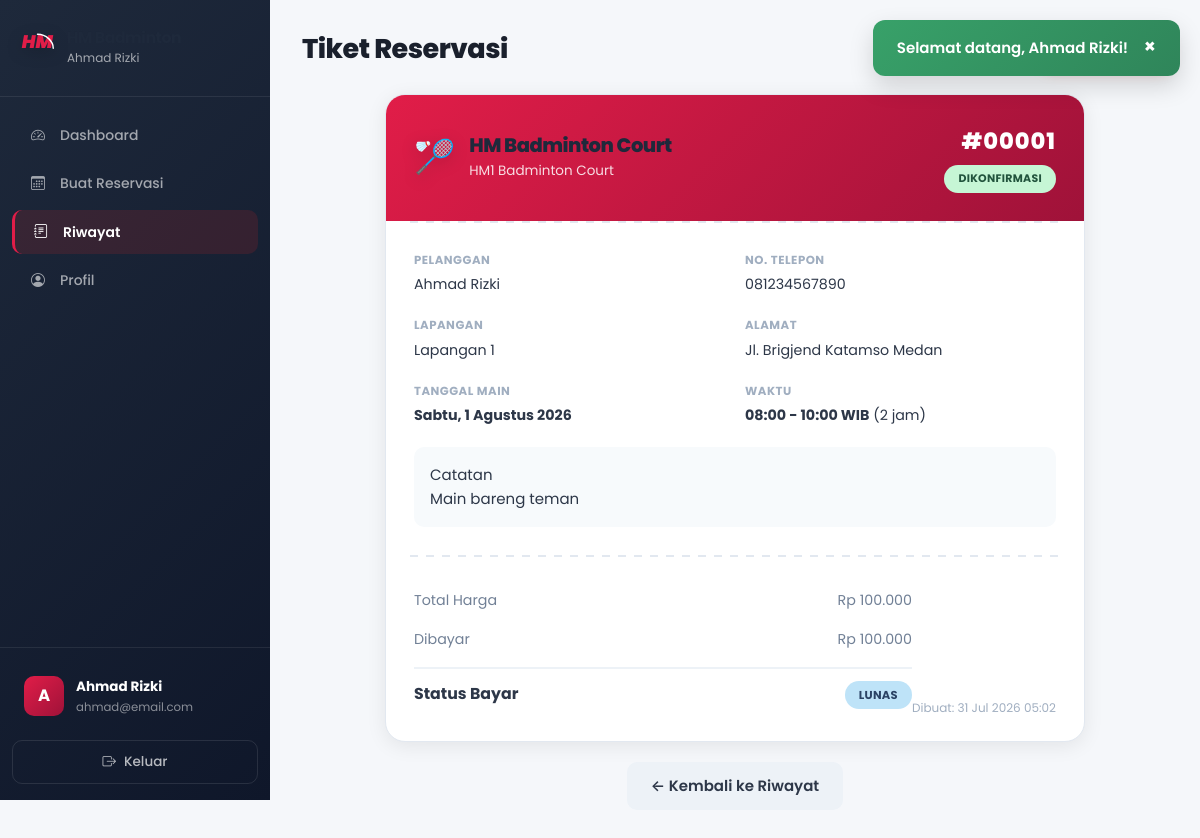
/pelanggan/tiket.php?id=1 (signed in), run on the app's committed database.
### tables this page shows
CREATE TABLE IF NOT EXISTS reservasi (
    id INT AUTO_INCREMENT PRIMARY KEY,
    user_id INT NOT NULL COMMENT 'ID pelanggan pemesan',
    lapangan_id INT NOT NULL COMMENT 'ID lapangan yang dipesan',
    tanggal DATE NOT NULL COMMENT 'Tanggal main',
    waktu_mulai TIME NOT NULL COMMENT 'Jam mulai bermain',
    waktu_selesai TIME NOT NULL COMMENT 'Jam selesai bermain',
    durasi_jam INT NOT NULL COMMENT 'Lama sewa dalam jam',
    total_harga INT NOT NULL COMMENT 'Total biaya',
    catatan TEXT COMMENT 'Catatan tambahan dari pelanggan',
    status ENUM('pending', 'confirmed', 'cancelled', 'completed') DEFAULT 'pending' 
        COMMENT 'pending=menunggu, confirmed=dikonfirmasi, cancelled=dibatalkan, completed=selesai',
    payment_status ENUM('unpaid', 'dp_paid', 'paid') DEFAULT 'unpaid'
        COMMENT 'Status pembayaran',
    total_dibayar INT DEFAULT 0 COMMENT 'Total yang sudah dibayar',
    created_at TIMESTAMP DEFAULT CURRENT_TIMESTAMP,
    updated_at TIMESTAMP DEFAULT CURRENT_TIMESTAMP ON UPDATE CURRENT_TIMESTAMP,
    
    FOREIGN KEY (user_id) REFERENCES users(id) ON DELETE CASCADE,
    FOREIGN KEY (lapangan_id) REFERENCES lapangan(id) ON DELETE CASCADE,
    
    INDEX idx_tanggal (tanggal),
    INDEX idx_status (status),
    INDEX idx_payment_status (payment_status),
    INDEX idx_user (user_id),
    INDEX idx_lapangan_tanggal (lapangan_id, tanggal)
);

CREATE TABLE IF NOT EXISTS cabang (
    id INT AUTO_INCREMENT PRIMARY KEY,
    nama VARCHAR(100) NOT NULL COMMENT 'Nama cabang',
    alamat VARCHAR(255) NOT NULL COMMENT 'Alamat lengkap cabang',
    jumlah_lapangan INT NOT NULL DEFAULT 0 COMMENT 'Jumlah lapangan di cabang',
    no_telepon VARCHAR(20) DEFAULT NULL COMMENT 'Nomor telepon cabang',
    created_at TIMESTAMP DEFAULT CURRENT_TIMESTAMP,
    
    INDEX idx_nama (nama)
);

CREATE TABLE IF NOT EXISTS users (
    id INT AUTO_INCREMENT PRIMARY KEY,
    nama VARCHAR(100) NOT NULL COMMENT 'Nama lengkap',
    email VARCHAR(100) UNIQUE NOT NULL COMMENT 'Email untuk login',
    password VARCHAR(255) NOT NULL COMMENT 'Password terenkripsi bcrypt',
    no_telepon VARCHAR(20) NOT NULL COMMENT 'Nomor WhatsApp/telepon',
    role ENUM('user', 'admin', 'owner') DEFAULT 'user' COMMENT 'user=pelanggan, admin=admin cabang, owner=pemilik',
    cabang_id INT DEFAULT NULL COMMENT 'Cabang yang dikelola (khusus admin)',
    is_active TINYINT(1) DEFAULT 1 COMMENT '1=aktif, 0=nonaktif',
    foto VARCHAR(255) DEFAULT NULL COMMENT 'Path foto profil',
    created_at TIMESTAMP DEFAULT CURRENT_TIMESTAMP COMMENT 'Tanggal registrasi',
    
    INDEX idx_email (email),
    INDEX idx_role (role)
);

CREATE TABLE IF NOT EXISTS lapangan (
    id INT AUTO_INCREMENT PRIMARY KEY,
    cabang_id INT NOT NULL COMMENT 'ID cabang pemilik lapangan',
    nama VARCHAR(50) NOT NULL COMMENT 'Nama lapangan (Lapangan 1, 2, dst)',
    tipe ENUM('indoor', 'outdoor') DEFAULT 'indoor' COMMENT 'Tipe lapangan',
    status ENUM('tersedia', 'perawatan', 'tidak_aktif') DEFAULT 'tersedia' COMMENT 'Status ketersediaan',
    
    FOREIGN KEY (cabang_id) REFERENCES cabang(id) ON DELETE CASCADE,
    INDEX idx_cabang (cabang_id),
    INDEX idx_status (status)
);

### config/functions.php (called while the page is built, shortened)
<?php
function getReservasiById($id) {
    $db = getDB();
    $stmt = $db->prepare("SELECT r.*, l.nama as lapangan_nama, l.cabang_id, c.nama as cabang_nama, c.alamat, u.nama as user_nama, u.no_telepon as user_telepon, u.email as user_email
        FROM reservasi r
        JOIN lapangan l ON r.lapangan_id = l.id
        JOIN cabang c ON l.cabang_id = c.id
        JOIN users u ON r.user_id = u.id
        WHERE r.id = ?");
    $stmt->execute([$id]);
    return $stmt->fetch();
}
function getStatusLabel($status) {
    $labels = [
        'pending' => 'Menunggu',
        'confirmed' => 'Dikonfirmasi',
        'cancelled' => 'Dibatalkan',
        'completed' => 'Selesai'
    ];
    return $labels[$status] ?? ucfirst($status);
}
function getStatusBadgeClass($status) {
    return 'badge-' . $status;
}
function getPaymentStatusLabel($status) {
    $labels = [
        'unpaid' => 'Belum Bayar',
        'dp_paid' => 'DP Dibayar',
        'paid' => 'Lunas'
    ];
    return $labels[$status] ?? ucfirst($status);
}
function getPaymentStatusBadgeClass($status) {
    $classes = [
        'unpaid' => 'badge-pending',
        'dp_paid' => 'badge-confirmed',
        'paid' => 'badge-completed'
    ];
    return $classes[$status] ?? 'badge-pending';
}
function formatRupiah($angka) {
    return 'Rp ' . number_format($angka, 0, ',', '.');
}
function formatTanggal($tanggal) {
    $bulan = ['','Januari','Februari','Maret','April','Mei','Juni','Juli','Agustus','September','Oktober','November','Desember'];
    $t = explode('-', substr($tanggal, 0, 10));
    return (int)$t[2] . ' ' . $bulan[(int)$t[1]] . ' ' . $t[0];
}
function getHariIndo($tanggal) {
    $hari = ['Minggu','Senin','Selasa','Rabu','Kamis','Jumat','Sabtu'];
    return $hari[date('w', strtotime($tanggal))];
}
?>

### pelanggan/tiket.php (the view, shortened to what this page needs)
<?php
$id = filter_input(INPUT_GET, 'id', FILTER_VALIDATE_INT);
$reservasi = getReservasiById($id);
require_once __DIR__ . '/../includes/header.php';
?>
<div class="dashboard-layout">
    <?php require_once __DIR__ . '/../includes/sidebar_pelanggan.php'; ?>
    <main class="main-content">
        <header class="page-header">
            <h1>Tiket Reservasi</h1>
            <button onclick="window.print()" class="btn btn-primary btn-sm no-print">🖨️ Cetak Tiket</button>
        </header>
        <div class="ticket-container">
            <div class="ticket-card">
                <div class="ticket-header">
                    <div class="ticket-brand">
                        <span class="brand-icon">🏸</span>
                        <div>
                            <h2>HM Badminton Court</h2>
                            <p><?php echo htmlspecialchars($reservasi['cabang_nama']); ?></p>
                        </div>
                    </div>
                    <div class="ticket-id">
                        <span class="ticket-number">#<?php echo str_pad($reservasi['id'], 5, '0', STR_PAD_LEFT); ?></span>
                        <span class="badge <?php echo getStatusBadgeClass($reservasi['status']); ?>"><?php echo getStatusLabel($reservasi['status']); ?></span>
                    </div>
                </div>
                <div class="ticket-divider"></div>
                <div class="ticket-body">
                    <div class="ticket-detail-grid">
                        <div class="ticket-detail">
                            <label>Pelanggan</label>
                            <p><?php echo htmlspecialchars($reservasi['user_nama']); ?></p>
                        </div>
                        <div class="ticket-detail">
                            <label>No. Telepon</label>
                            <p><?php echo htmlspecialchars($reservasi['user_telepon']); ?></p>
                        </div>
                        <div class="ticket-detail">
                            <label>Lapangan</label>
                            <p><?php echo htmlspecialchars($reservasi['lapangan_nama']); ?></p>
                        </div>
                        <div class="ticket-detail">
                            <label>Alamat</label>
                            <p><?php echo htmlspecialchars($reservasi['alamat']); ?></p>
                        </div>
                        <div class="ticket-detail">
                            <label>Tanggal Main</label>
                            <p><strong><?php echo htmlspecialchars(getHariIndo($reservasi['tanggal']) . ', ' . formatTanggal($reservasi['tanggal'])); ?></strong></p>
                        </div>
                        <div class="ticket-detail">
                            <label>Waktu</label>
                            <p><strong><?php echo htmlspecialchars(substr($reservasi['waktu_mulai'], 0, 5)); ?> - <?php echo htmlspecialchars(substr($reservasi['waktu_selesai'], 0, 5)); ?> WIB</strong> (<?php echo (int)$reservasi['durasi_jam']; ?> jam)</p>
                        </div>
                    </div>
                    <?php if ($reservasi['catatan']): ?>
                    <div class="ticket-notes">
                        <label>Catatan</label>
                        <p><?php echo htmlspecialchars($reservasi['catatan']); ?></p>
                    </div>
                    <?php endif; ?>
                </div>
                <div class="ticket-divider"></div>
                <div class="ticket-footer">
                    <div class="ticket-total">
                        <div class="total-row">
                            <span>Total Harga</span>
                            <span><?php echo formatRupiah($reservasi['total_harga']); ?></span>
                        </div>
                        <div class="total-row">
                            <span>Dibayar</span>
                            <span><?php echo formatRupiah($reservasi['total_dibayar']); ?></span>
                        </div>
                        <div class="total-row total-main">
                            <span>Status Bayar</span>
                            <span class="badge <?php echo getPaymentStatusBadgeClass($reservasi['payment_status']); ?>">
                                <?php echo getPaymentStatusLabel($reservasi['payment_status']); ?>
                            </span>
                        </div>
                    </div>
                    <div class="ticket-qr">
                        <p class="ticket-timestamp">Dibuat: <?php echo date('d M Y H:i', strtotime($reservasi['created_at'])); ?></p>
                    </div>
                </div>
            </div>
        </div>
        <div class="no-print" style="text-align:center; margin-top:20px;">
            <a href="<?php echo BASE_URL; ?>pelanggan/riwayat.php" class="btn btn-secondary">← Kembali ke Riwayat</a>
        </div>
    </main>
</div>
<?php require_once __DIR__ . '/../includes/footer.php'; ?>

### assets/css/design-system.css (style rules this page uses)
:root { --primary: #E11D48; --primary-dark: #BE123C; --primary-light: #FFE4E6; --primary-50: #FFF1F2; --primary-100: #FFE4E6; --primary-200: #FECDD3; --primary-500: #F43F5E; --primary-600: #E11D48; --primary-700: #BE123C; --primary-800: #9F1239; --primary-900: #881337; --secondary: #0F172A; --secondary-dark: #020617; --secondary-light: #1E293B; --secondary-50: #F8FAFC; --secondary-100: #F1F5F9; --secondary-200: #E2E8F0; --secondary-300: #CBD5E1; --secondary-400: #94A3B8; --secondary-500: #64748B; --secondary-600: #475569; --secondary-700: #334155; --secondary-800: #1E293B; --secondary-900: #0F172A; --accent: #FFB300; --accent-dark: #D97706; --accent-light: #FEF3C7; --success: #16A34A; --success-light: #DCFCE7; --success-dark: #15803D; --warning: #F59E0B; --warning-light: #FEF3C7; --warning-dark: #D97706; --danger: #DC2626; --danger-light: #FEE2E2; --danger-dark: #B91C1C; --info: #2563EB; --info-light: #DBEAFE; --info-dark: #1D4ED8; --bg-body: #F8FAFC; --bg-surface: #FFFFFF; --bg-surface-hover: #F1F5F9; --bg-muted: #F1F5F9; --bg-overlay: rgba(15, 23, 42, 0.6); --text-primary: #1E293B; --text-secondary: #64748B; --text-muted: #94A3B8; --text-inverse: #FFFFFF; --text-link: #DC2626; --border: #E2E8F0; --border-light: #F1F5F9; --border-dark: #CBD5E1; --border-focus: #DC2626; --shadow-xs: 0 1px 2px rgba(0, 0, 0, 0.05); --shadow-sm: 0 1px 3px rgba(0, 0, 0, 0.06), 0 1px 2px rgba(0, 0, 0, 0.04); --shadow-md: 0 4px 6px -1px rgba(0, 0, 0, 0.07), 0 2px 4px -2px rgba(0, 0, 0, 0.05); --shadow-lg: 0 10px 15px -3px rgba(0, 0, 0, 0.08), 0 4px 6px -4px rgba(0, 0, 0, 0.04); --shadow-xl: 0 20px 25px -5px rgba(0, 0, 0, 0.1), 0 8px 10px -6px rgba(0, 0, 0, 0.04); --shadow-2xl: 0 25px 50px -12px rgba(0, 0, 0, 0.2); --shadow-primary: 0 4px 14px rgba(220, 38, 38, 0.35); --shadow-card: 0 1px 3px rgba(0, 0, 0, 0.06), 0 4px 12px rgba(0, 0, 0, 0.04); --radius-sm: 6px; --radius-md: 10px; --radius-lg: 14px; --radius-xl: 20px; --radius-2xl: 24px; --radius-full: 9999px; --space-1: 4px; --space-2: 8px; --space-3: 12px; --space-4: 16px; --space-5: 20px; --space-6: 24px; --space-8: 32px; --space-10: 40px; --space-12: 48px; --space-16: 64px; --space-20: 80px; --font-sans: 'Poppins', 'Inter', 'Nunito Sans', 'Segoe UI', system-ui, -apple-system, sans-serif; --font-mono: 'JetBrains Mono', 'Fira Code', 'Courier New', monospace; --fw-light: 300; --fw-regular: 400; --fw-medium: 500; --fw-semibold: 600; --fw-bold: 700; --fw-extrabold: 800; --fw-black: 900; --fs-caption: 0.75rem; --fs-small: 0.8125rem; --fs-body: 0.9375rem; --fs-body-lg: 1rem; --fs-nav: 0.9rem; --fs-button: 0.9375rem; --fs-h4: 1.125rem; --fs-h3: 1.25rem; --fs-h2: 1.5rem; --fs-h1: 2rem; --fs-display: 2.5rem; --fs-display-lg: 3.5rem; --lh-tight: 1.2; --lh-snug: 1.375; --lh-normal: 1.6; --lh-relaxed: 1.75; --ls-tight: -0.5px; --ls-normal: 0; --ls-wide: 0.5px; --ls-wider: 1px; --transition-fast: 0.15s ease; --transition-base: 0.2s ease; --transition-smooth: 0.3s cubic-bezier(0.4, 0, 0.2, 1); --transition-bounce: 0.4s cubic-bezier(0.16, 1, 0.3, 1); --z-dropdown: 50; --z-sticky: 100; --z-fixed: 200; --z-overlay: 300; --z-modal: 400; --z-popover: 500; --z-toast: 600; --gradient-primary: linear-gradient(135deg, #E11D48 0%, #9F1239 100%); --gradient-secondary: linear-gradient(135deg, #1E293B 0%, #0F172A 100%); --gradient-accent: linear-gradient(135deg, #FFB300 0%, #D97706 100%); --gradient-hero: linear-gradient(135deg, #E11D48 0%, #881337 100%); --gradient-sidebar: linear-gradient(180deg, #1E293B 0%, #0F172A 100%); --gradient-success: linear-gradient(135deg, #10B981, #047857); --gradient-danger: linear-gradient(135deg, #EF4444, #C084FC); }
*, *::before, *::after { box-sizing: border-box; }
html { scroll-behavior: smooth; -webkit-text-size-adjust: 100%; }
body { font-family: var(--font-sans); font-size: var(--fs-body); font-weight: var(--fw-regular); line-height: var(--lh-normal); color: var(--text-primary); background-color: var(--bg-body); -webkit-font-smoothing: antialiased; -moz-osx-font-smoothing: grayscale; }
h1, h2, h3, h4, h5, h6 { font-family: var(--font-sans); font-weight: var(--fw-bold); line-height: var(--lh-tight); letter-spacing: var(--ls-tight); color: var(--text-primary); }
h1, .h1 { font-size: var(--fs-h1); font-weight: var(--fw-extrabold); }
h2, .h2 { font-size: var(--fs-h2); font-weight: var(--fw-bold); }

### data on the page
reservasi: cabang.nama "HM1 Badminton Court", id "00001", status "DIKONFIRMASI", user.nama "Ahmad Rizki", user.no_telepon "081234567890", lapangan.nama "Lapangan 1", cabang.alamat "Jl. Brigjend Katamso Medan", tanggal "Sabtu, 1 Agustus 2026", waktu_mulai "08:00", waktu_selesai "10:00", durasi_jam "2", catatan "Main bareng teman", total_harga "Rp 100.000", total_dibayar "Rp 100.000", payment_status "LUNAS", created_at "31 Jul 2026 05:02"

### other printed values
$flash['message'] "Selamat datang, Ahmad Rizki!"
$_SESSION['nama'] "Ahmad Rizki"
substr($_SESSION['nama'], 0, 1) "A"
$_SESSION['email'] "ahmad@email.com"
